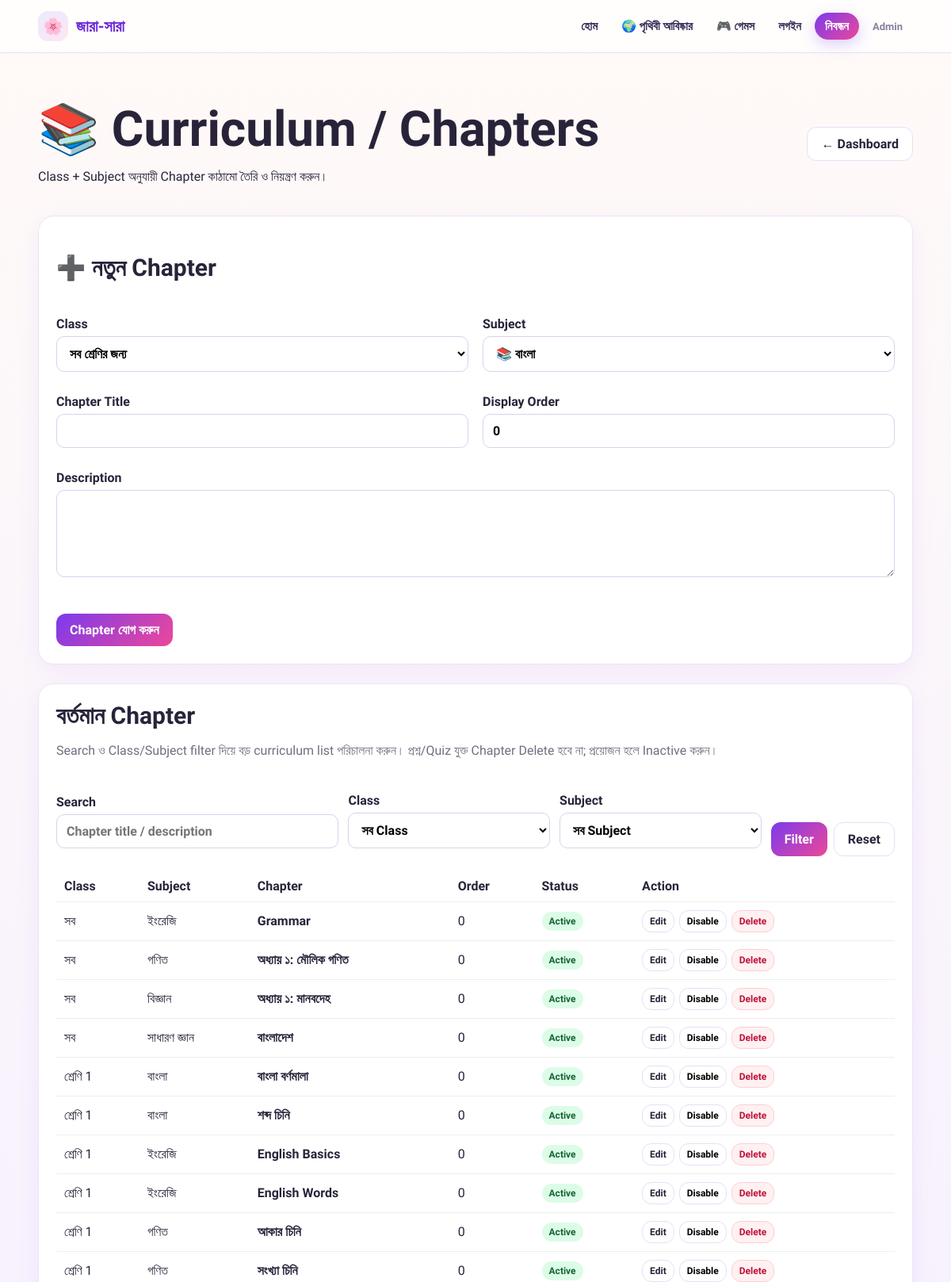
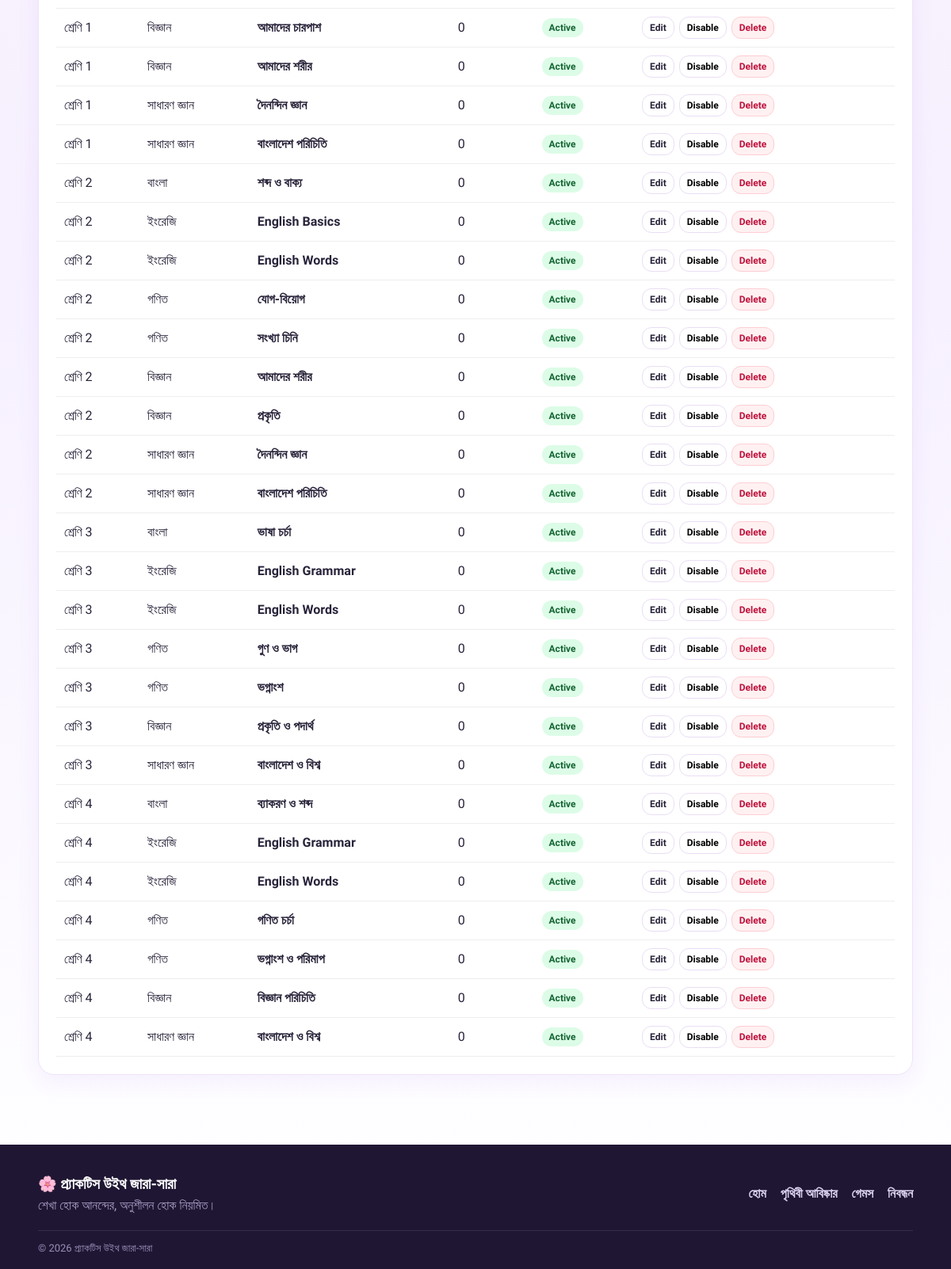
The app's page /admin/chapters (signed in) with its own data (2 pictures, top to bottom).
### tables this page shows
CREATE TABLE chapters(id INTEGER PRIMARY KEY AUTOINCREMENT,subject_id INTEGER NOT NULL,class_id INTEGER, title TEXT NOT NULL,description TEXT,display_order INTEGER DEFAULT 0,active INTEGER DEFAULT 1,FOREIGN KEY(subject_id) REFERENCES subjects(id) ON DELETE CASCADE,FOREIGN KEY(class_id) REFERENCES classes(id));

CREATE TABLE subjects(id INTEGER PRIMARY KEY AUTOINCREMENT,name TEXT NOT NULL,icon TEXT DEFAULT '📘',display_order INTEGER DEFAULT 0,active INTEGER DEFAULT 1);

CREATE TABLE classes(id INTEGER PRIMARY KEY AUTOINCREMENT,name TEXT NOT NULL,display_order INTEGER DEFAULT 0,active INTEGER DEFAULT 1,stage TEXT);

### app.py (the view, shortened to what this page needs)
@app.route('/admin/chapters', methods=['GET','POST'])
@admin_required
def admin_chapters():
    d=db()
    try:
        edit_id=request.args.get('edit')
        classes=d.fetchall('SELECT * FROM classes ORDER BY display_order'); subjects=d.fetchall(f'SELECT * FROM subjects WHERE active={BOOL_TRUE} ORDER BY display_order,name')
        filter_class=request.args.get('class_id') or ''; filter_subject=request.args.get('subject_id') or ''; search=request.args.get('q','').strip()
        where=[]; params=[]
        if filter_class.isdigit(): where.append('(ch.class_id=? OR ch.class_id IS NULL)'); params.append(int(filter_class))
        if filter_subject.isdigit(): where.append('ch.subject_id=?'); params.append(int(filter_subject))
        if search: where.append('(ch.title LIKE ? OR ch.description LIKE ?)'); params.extend([f'%{search}%',f'%{search}%'])
        where_sql=('WHERE '+' AND '.join(where)) if where else ''
        chapters=d.fetchall(f'''SELECT ch.*,c.name class_name,s.name subject_name FROM chapters ch JOIN subjects s ON s.id=ch.subject_id LEFT JOIN classes c ON c.id=ch.class_id {where_sql} ORDER BY COALESCE(ch.class_id,0),s.display_order,ch.display_order,ch.title LIMIT 500''',tuple(params))
        edit_chapter=d.fetchone('SELECT * FROM chapters WHERE id=?',(int(edit_id),)) if edit_id and str(edit_id).isdigit() else None
        return render_template('admin/chapters.html',classes=classes,subjects=subjects,chapters=chapters,edit_chapter=edit_chapter,filter_class=filter_class,filter_subject=filter_subject,search=search)
    finally: d.close()

### app.py (called while the page is built)
def db():
    return DB()

def admin_required(f):
    @wraps(f)
    def w(*a, **kw):
        if not session.get('admin_id'):
            return redirect(url_for('admin_login'))
        return f(*a, **kw)
    return w

    def execute(self, sql, params=()):
        if self.pg:
            sql = sql.replace('?', '%s')
        self.cur.execute(sql, params)
        return self.cur

    def fetchall(self, sql, params=()):
        return self.execute(sql, params).fetchall()

    def close(self):
        try:
            self.cur.close()
        finally:
            self.c.close()

### templates/admin/chapters.html
{% extends 'base.html' %}{% block title %}Curriculum / Chapters{% endblock %}{% block content %}<div class="wrap section"><div class="adminhead"><div><h1>📚 Curriculum / Chapters</h1><p>Class + Subject অনুযায়ী Chapter কাঠামো তৈরি ও নিয়ন্ত্রণ করুন।</p></div><a class="btn" href="{{url_for('admin')}}">← Dashboard</a></div><form method="post" class="card formgrid"><div class="full"><h2>{% if edit_chapter %}✏️ Chapter Edit{% else %}➕ নতুন Chapter{% endif %}</h2></div><label>Class<select name="class_id"><option value="">সব শ্রেণির জন্য</option>{% for c in classes %}<option value="{{c.id}}" {% if edit_chapter and edit_chapter.class_id|string==c.id|string %}selected{% endif %}>{{c.name}}</option>{% endfor %}</select></label><label>Subject<select name="subject_id" required>{% for s in subjects %}<option value="{{s.id}}" {% if edit_chapter and edit_chapter.subject_id|string==s.id|string %}selected{% endif %}>{{s.icon}} {{s.name}}</option>{% endfor %}</select></label><label>Chapter Title<input name="title" value="{{edit_chapter.title if edit_chapter else ''}}" required></label><label>Display Order<input type="number" name="display_order" min="0" value="{{edit_chapter.display_order if edit_chapter else 0}}"></label><label class="full">Description<textarea name="description">{{edit_chapter.description if edit_chapter else ''}}</textarea></label><div class="full actions"><button class="btn primary">{{'Chapter আপডেট' if edit_chapter else 'Chapter যোগ করুন'}}</button>{% if edit_chapter %}<a class="btn" href="{{url_for('admin_chapters')}}">নতুন Chapter</a>{% endif %}</div></form><div class="card section-card"><div class="section-title"><div><h2>বর্তমান Chapter</h2><p class="muted">Search ও Class/Subject filter দিয়ে বড় curriculum list পরিচালনা করুন। প্রশ্ন/Quiz যুক্ত Chapter Delete হবে না; প্রয়োজন হলে Inactive করুন।</p></div></div><form method="get" class="filterbar student-admin-filter"><label>Search<input name="q" value="{{search}}" placeholder="Chapter title / description"></label><label>Class<select name="class_id"><option value="">সব Class</option>{% for c in classes %}<option value="{{c.id}}" {% if filter_class|string==c.id|string %}selected{% endif %}>{{c.name}}</option>{% endfor %}</select></label><label>Subject<select name="subject_id"><option value="">সব Subject</option>{% for s in subjects %}<option value="{{s.id}}" {% if filter_subject|string==s.id|string %}selected{% endif %}>{{s.icon}} {{s.name}}</option>{% endfor %}</select></label><div class="filter-actions"><button class="btn primary">Filter</button><a class="btn" href="{{url_for('admin_chapters')}}">Reset</a></div></form><div class="table-wrap"><table><thead><tr><th>Class</th><th>Subject</th><th>Chapter</th><th>Order</th><th>Status</th><th>Action</th></tr></thead><tbody>{% for ch in chapters %}<tr><td>{{ch.class_name or 'সব'}}</td><td>{{ch.subject_name}}</td><td><b>{{ch.title}}</b>{% if ch.description %}<div class="tiny-note">{{ch.description}}</div>{% endif %}</td><td>{{ch.display_order}}</td><td><span class="status {{'published' if ch.active else 'draft'}}">{{'Active' if ch.active else 'Inactive'}}</span></td><td><div class="row-actions"><a class="btn tiny" href="{{url_for('admin_chapters',edit=ch.id)}}">Edit</a><form method="post" action="{{url_for('admin_chapter_toggle',cid=ch.id)}}"><button class="btn tiny">{{'Disable' if ch.active else 'Enable'}}</button></form><form method="post" action="{{url_for('admin_chapter_delete',cid=ch.id)}}" onsubmit="return confirm('Delete করবেন?')"><button class="btn tiny danger">Delete</button></form></div></td></tr>{% else %}<tr><td colspan="6">এই filter-এ কোনো Chapter নেই।</td></tr>{% endfor %}</tbody></table></div></div></div>{% endblock %}

### templates/base.html (shortened to what this page needs)
<!doctype html>
<html lang="bn">
<head>
<link rel="stylesheet" href="{{ url_for('static',filename='css/style.css') }}">
<link rel="stylesheet" href="{{ url_for('static',filename='css/home.css') }}">
</head>
<body>
<header class="site-header">
  <div class="wrap nav">
    <a class="brand" href="{{ url_for('home') }}"><span class="brand-mark">🌸</span><span>{{ settings.site_name if settings else 'জারা-সারা' }}</span></a>
    <nav id="mainNav">
      <a href="{{ url_for('home') }}">হোম</a>
      <a href="{{ url_for('explore') }}">🌍 পৃথিবী আবিষ্কার</a>
      <a href="{{ url_for('games') }}">🎮 গেমস</a>
      {% if session.get('student_id') %}
        <a href="{{ url_for('student') }}">আমার ড্যাশবোর্ড</a>
        <a href="{{ url_for('logout') }}">লগআউট</a>
      {% else %}
        <a href="{{ url_for('login') }}">লগইন</a>
        <a class="nav-cta" href="{{ url_for('register') }}">নিবন্ধন</a>
      {% endif %}
      <a class="nav-admin" href="{{ url_for('admin_login') }}">Admin</a>
    </nav>
  </div>
</header>
<main>
{% block content %}{% endblock %}
</main>
<footer class="site-footer">
  <div class="wrap footer-grid">
    <div><b>🌸 {{ settings.site_name if settings else 'প্র্যাকটিস উইথ জারা-সারা' }}</b><p>শেখা হোক আনন্দের, অনুশীলন হোক নিয়মিত।</p></div>
    <div class="footer-links"><a href="{{ url_for('home') }}">হোম</a><a href="{{ url_for('explore') }}">পৃথিবী আবিষ্কার</a><a href="{{ url_for('games') }}">গেমস</a><a href="{{ url_for('register') }}">নিবন্ধন</a></div>
  </div>
  <div class="wrap footer-copy">© 2026 {{ settings.site_name if settings else 'প্র্যাকটিস উইথ জারা-সারা' }}</div>
</footer>
</body>
</html>

### static/css/style.css (style rules this page uses)
* { box-sizing:border-box }
body { margin:0;font-family:'Hind Siliguri',sans-serif;background:linear-gradient(135deg,#fffaf7,#f6f0ff);color:#29233a }
a { text-decoration:none;color:inherit }
.wrap { width:min(1120px,92%);margin:auto }
.nav { min-height:70px;display:flex;align-items:center;justify-content:space-between;gap:20px }
.brand { font-size:21px;font-weight:700;color:#6d28d9 }
.nav nav { display:flex;gap:16px;flex-wrap:wrap }
.nav nav a { font-weight:600 }
h1 { font-size:clamp(34px,6vw,62px);line-height:1.1;margin:14px 0 }
h2 { font-size:30px }
.actions { display:flex;gap:12px;flex-wrap:wrap;margin-top:24px }
.btn { display:inline-block;border:0;border-radius:12px;padding:11px 17px;background:#fff;border:1px solid #e9ddf5;cursor:pointer;font:inherit;font-weight:700 }
.btn.primary { background:linear-gradient(135deg,#7c3aed,#ec4899);color:#fff;border:none }
.section { padding:48px 0 }
.card { background:#fff;border:1px solid #eee3f7;border-radius:20px;padding:22px;box-shadow:0 8px 28px #7c3aed12 }
label { display:block;font-weight:600;margin:10px 0 }
input,textarea,select { width:100%;margin-top:6px;padding:11px 12px;border:1px solid #ddd0eb;border-radius:10px;font:inherit;background:#fff }
textarea { min-height:110px }
.formgrid { display:grid;grid-template-columns:1fr 1fr;gap:8px 18px }
.full { grid-column:1/-1 }
.adminhead { display:flex;justify-content:space-between;align-items:center;gap:20px;margin-bottom:24px }
.admin-menu small,.muted { color:#756d7f;font-weight:400 }
table { width:100%;border-collapse:collapse }
th,td { padding:10px;border-bottom:1px solid #eee;text-align:left }
footer { padding:30px 0;color:#766d80;text-align:center }
.section-card { margin-top:24px }
.section-title { display:flex;justify-content:space-between;align-items:flex-start;gap:16px;margin-bottom:18px }
.section-title h2 { margin:0 0 4px }
.actions { display:flex;gap:10px;flex-wrap:wrap }
.filterbar { display:grid;grid-template-columns:repeat(3,1fr) auto;gap:12px;align-items:end;margin-bottom:18px }
.filter-actions { display:flex;gap:8px }
.table-wrap { overflow:auto }
.table-wrap table { min-width:760px }
.status { display:inline-flex;padding:5px 9px;border-radius:999px;font-size:12px;font-weight:700 }
.status.published { background:#dcfce7;color:#166534 }
.row-actions { display:flex;gap:6px;flex-wrap:wrap }
.btn.tiny { padding:6px 9px;font-size:12px }
.btn.danger { background:#fff1f2;border-color:#fecdd3;color:#be123c }
.muted { color:#756d7f }
.danger { cursor:pointer }
.student-admin-filter { grid-template-columns:1.4fr 1fr 1fr auto;margin:0 0 18px }

### static/css/home.css (style rules this page uses)
:root { --p:#6d28d9;--p2:#7c3aed;--pink:#ec4899;--ink:#1f1633;--soft:#f6f0ff;--line:#eadff7 }
body { background:linear-gradient(180deg,#fffaf7 0,#f6f0ff 60%,#fff 100%);background-attachment:fixed }
.site-header { position:sticky;top:0;z-index:50;background:rgba(255,255,255,.78);backdrop-filter:saturate(1.4) blur(14px);-webkit-backdrop-filter:saturate(1.4) blur(14px);border-bottom:1px solid var(--line) }
.site-header .nav { min-height:66px;flex-direction:row;align-items:center }
.brand { display:flex;align-items:center;gap:10px;font-size:20px }
.brand-mark { display:grid;place-items:center;width:38px;height:38px;border-radius:12px;background:linear-gradient(135deg,#ede9fe,#fce7f3);font-size:20px }
.site-header nav { align-items:center;gap:4px }
.site-header nav a { padding:8px 13px;border-radius:999px;font-weight:600;font-size:15px;color:#3b2d57;transition:background .15s }
.site-header nav a.nav-cta { background:linear-gradient(135deg,var(--p2),var(--pink));color:#fff;box-shadow:0 6px 18px #7c3aed40 }
.site-header nav a.nav-admin { color:#8b819b;font-size:13px }
.site-footer { margin-top:40px;background:#1f1633;color:#cfc4e6;padding:38px 0 18px;text-align:left }
.site-footer b { color:#fff;font-size:19px }
.site-footer p { margin:6px 0 0;color:#a99dc4 }
.footer-grid { display:flex;justify-content:space-between;gap:24px;flex-wrap:wrap }
.footer-links { display:flex;gap:18px;flex-wrap:wrap;align-items:center }
.footer-links a { color:#ddd3f2;font-weight:600 }
.footer-copy { margin-top:22px;padding-top:14px;border-top:1px solid #ffffff1a;font-size:13px;color:#9a8fb7 }

### records on screen
chapters: class_name "সব", subject_name "ইংরেজি", title "Grammar", display_order "0", active "Active", active "Disable"
chapters: class_name "সব", subject_name "গণিত", title "অধ্যায় ১: মৌলিক গণিত", display_order "0", active "Active", active "Disable"
chapters: class_name "সব", subject_name "বিজ্ঞান", title "অধ্যায় ১: মানবদেহ", display_order "0", active "Active", active "Disable"
chapters: class_name "সব", subject_name "সাধারণ জ্ঞান", title "বাংলাদেশ", display_order "0", active "Active", active "Disable"
chapters: name "শ্রেণি 1", subject_name "বাংলা", title "বাংলা বর্ণমালা", display_order "0", active "Active", active "Disable"
chapters: name "শ্রেণি 1", subject_name "বাংলা", title "শব্দ চিনি", display_order "0", active "Active", active "Disable"
chapters: name "শ্রেণি 1", subject_name "ইংরেজি", title "English Basics", display_order "0", active "Active", active "Disable"
chapters: name "শ্রেণি 1", subject_name "ইংরেজি", title "English Words", display_order "0", active "Active", active "Disable"
chapters: name "শ্রেণি 1", subject_name "গণিত", title "আকার চিনি", display_order "0", active "Active", active "Disable"
chapters: name "শ্রেণি 1", subject_name "গণিত", title "সংখ্যা চিনি", display_order "0", active "Active", active "Disable"
chapters: name "শ্রেণি 1", subject_name "বিজ্ঞান", title "আমাদের চারপাশ", display_order "0", active "Active", active "Disable"
chapters: name "শ্রেণি 1", subject_name "বিজ্ঞান", title "আমাদের শরীর", display_order "0", active "Active", active "Disable"
chapters: name "শ্রেণি 1", subject_name "সাধারণ জ্ঞান", title "দৈনন্দিন জ্ঞান", display_order "0", active "Active", active "Disable"
chapters: name "শ্রেণি 1", subject_name "সাধারণ জ্ঞান", title "বাংলাদেশ পরিচিতি", display_order "0", active "Active", active "Disable"
chapters: name "শ্রেণি 2", subject_name "বাংলা", title "শব্দ ও বাক্য", display_order "0", active "Active", active "Disable"
chapters: name "শ্রেণি 2", subject_name "ইংরেজি", title "English Basics", display_order "0", active "Active", active "Disable"
chapters: name "শ্রেণি 2", subject_name "ইংরেজি", title "English Words", display_order "0", active "Active", active "Disable"
chapters: name "শ্রেণি 2", subject_name "গণিত", title "যোগ-বিয়োগ", display_order "0", active "Active", active "Disable"
chapters: name "শ্রেণি 2", subject_name "গণিত", title "সংখ্যা চিনি", display_order "0", active "Active", active "Disable"
chapters: name "শ্রেণি 2", subject_name "বিজ্ঞান", title "আমাদের শরীর", display_order "0", active "Active", active "Disable"
chapters: name "শ্রেণি 2", subject_name "বিজ্ঞান", title "প্রকৃতি", display_order "0", active "Active", active "Disable"
chapters: name "শ্রেণি 2", subject_name "সাধারণ জ্ঞান", title "দৈনন্দিন জ্ঞান", display_order "0", active "Active", active "Disable"
chapters: name "শ্রেণি 2", subject_name "সাধারণ জ্ঞান", title "বাংলাদেশ পরিচিতি", display_order "0", active "Active", active "Disable"
chapters: name "শ্রেণি 3", subject_name "বাংলা", title "ভাষা চর্চা", display_order "0", active "Active", active "Disable"
chapters: name "শ্রেণি 3", subject_name "ইংরেজি", title "English Grammar", display_order "0", active "Active", active "Disable"
chapters: name "শ্রেণি 3", subject_name "ইংরেজি", title "English Words", display_order "0", active "Active", active "Disable"
chapters: name "শ্রেণি 3", subject_name "গণিত", title "গুণ ও ভাগ", display_order "0", active "Active", active "Disable"
chapters: name "শ্রেণি 3", subject_name "গণিত", title "ভগ্নাংশ", display_order "0", active "Active", active "Disable"
chapters: name "শ্রেণি 3", subject_name "বিজ্ঞান", title "প্রকৃতি ও পদার্থ", display_order "0", active "Active", active "Disable"
chapters: name "শ্রেণি 3", subject_name "সাধারণ জ্ঞান", title "বাংলাদেশ ও বিশ্ব", display_order "0", active "Active", active "Disable"
chapters: name "শ্রেণি 4", subject_name "বাংলা", title "ব্যাকরণ ও শব্দ", display_order "0", active "Active", active "Disable"
chapters: name "শ্রেণি 4", subject_name "ইংরেজি", title "English Grammar", display_order "0", active "Active", active "Disable"
chapters: name "শ্রেণি 4", subject_name "ইংরেজি", title "English Words", display_order "0", active "Active", active "Disable"
chapters: name "শ্রেণি 4", subject_name "গণিত", title "গণিত চর্চা", display_order "0", active "Active", active "Disable"
chapters: name "শ্রেণি 4", subject_name "গণিত", title "ভগ্নাংশ ও পরিমাপ", display_order "0", active "Active", active "Disable"
chapters: name "শ্রেণি 4", subject_name "বিজ্ঞান", title "বিজ্ঞান পরিচিতি", display_order "0", active "Active", active "Disable"
chapters: name "শ্রেণি 4", subject_name "সাধারণ জ্ঞান", title "বাংলাদেশ ও বিশ্ব", display_order "0", active "Active", active "Disable"

### other values on screen
{{ settings.site_name if settings else 'জারা-সারা' }} "জারা-সারা"
{{ 'Chapter আপডেট' if edit_chapter else 'Chapter যোগ করুন' }} "Chapter যোগ করুন"
{{ settings.site_name if settings else 'প্র্যাকটিস উইথ জারা-সারা' }} "প্র্যাকটিস উইথ জারা-সারা"
form field subject_id "📚 বাংলা"
